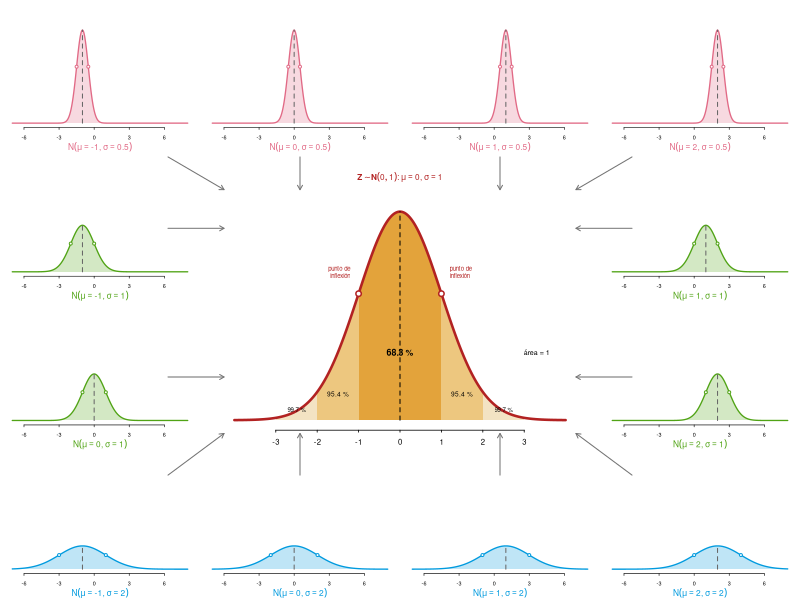

Source code (R):
# De cualquier normal N(mu, sigma) a la Z = N(0, 1): una cuadrícula 4 x 4.
# Las 12 casillas del borde son normales con distintas mu y sigma, todas en la
# misma escala (área = 1 en todas: si sigma crece, la campana se aplana);
# las 4 del centro, la Z, con sus puntos de inflexión y áreas.
# No necesita datos: es teoría
casillas <- data.frame(                            # en orden: fila 1, laterales, fila 4
  mu    = c(-1,  0,   1,   2,  -1, 1,   0, 2,  -1,  0, 1, 2),
  sigma = c(0.5, 0.5, 0.5, 0.5, 1, 1,   1, 1,   2,  2, 2, 2))
fila <- c(1, 1, 1, 1, 2, 2, 3, 3, 4, 4, 4, 4); colu <- c(1:4, 1, 4, 1, 4, 1:4)
xr <- c(-7, 8);   yr <- c(0, 0.95)                  # escala común a las 12 casillas
pal <- hcl.colors(3, "Dark 3")                      # un color por cada sigma
op <- par(no.readonly = TRUE)
layout(matrix(c(1, 2, 3, 4, 5, 13, 13, 6, 7, 13, 13, 8, 9, 10, 11, 12), 4, byrow = TRUE))
par(oma = c(0, 0, 0.4, 0), mgp = c(1, 0.1, 0), tcl = -0.15)

## Las 12 normales del borde
for (i in 1:12) {
  m <- casillas$mu[i]; s <- casillas$sigma[i]; cl <- pal[match(s, c(0.5, 1, 2))]
  par(mar = c(2.0, 0.4, 0.2, 0.4))
  x <- seq(xr[1], xr[2], length.out = 500)
  plot(x, dnorm(x, m, s), type = "n", xlim = xr, ylim = yr, bty = "n",
       xaxt = "n", yaxt = "n", xlab = "", ylab = "")
  polygon(c(x, rev(x)), c(dnorm(x, m, s), rep(0, 500)), col = adjustcolor(cl, 0.25), border = NA)
  lines(x, dnorm(x, m, s), lwd = 1.3, col = cl)
  segments(m, 0, m, dnorm(m, m, s), lty = 2, col = "grey40")
  points(m + c(-1, 1) * s, dnorm(m + c(-1, 1) * s, m, s), pch = 21, bg = "white", col = cl, cex = 0.6)
  axis(1, at = seq(-6, 6, 3), cex.axis = 0.5, lwd = 0.6)
  mtext(bquote(N(mu == .(m) * "," ~ sigma == .(s))), side = 1, line = 1.05, cex = 0.5, col = cl)
}

## El centro: la Z, como en la diapositiva de la curva normal
par(mar = c(1.6, 1.6, 0.4, 1.6))
z <- seq(-4, 4, length.out = 600)
plot(z, dnorm(z), type = "n", xlim = c(-4, 4), ylim = c(0, 0.48), bty = "n",
     xaxt = "n", yaxt = "n", xlab = "", ylab = "")
for (b in list(c(3, "#F3E3C3"), c(2, "#EDC77F"), c(1, "#E3A33B"))) {   # ±3, ±2, ±1
  k <- as.numeric(b[1]); u <- seq(-k, k, length.out = 200)
  polygon(c(u, rev(u)), c(dnorm(u), rep(0, 200)), col = b[2], border = NA)
}
lines(z, dnorm(z), lwd = 2.5, col = "firebrick")
segments(0, 0, 0, dnorm(0), lty = 2)
points(c(-1, 1), rep(dnorm(1), 2), pch = 21, bg = "white", col = "firebrick", lwd = 1.5, cex = 1.1)
text(-1.2, dnorm(1) + 0.03, "punto de\ninflexión", adj = c(1, 0), cex = 0.55, col = "firebrick")
text(1.2, dnorm(1) + 0.03, "punto de\ninflexión", adj = c(0, 0), cex = 0.55, col = "firebrick")
axis(1, at = -3:3, cex.axis = 0.7, mgp = c(1, 0.3, 0), lwd = 0.8)
text(0, 0.13, "68.3 %", font = 2, cex = 0.8)
text(c(-1.5, 1.5), 0.05, "95.4 %", cex = 0.6); text(c(-2.5, 2.5), 0.02, "99.7 %", cex = 0.55)
tz <- expression(bold(Z %~% N(0 * "," ~ 1)) * ":" ~ mu == 0 * "," ~ sigma == 1)
rect(-strwidth(tz, cex = 0.75) / 2 - 0.1, 0.44, strwidth(tz, cex = 0.75) / 2 + 0.1, 0.49,
     col = "white", border = NA)
text(0, 0.465, expression(bold(Z %~% N(0 * "," ~ 1)) * ":" ~ mu == 0 * "," ~ sigma == 1),
     cex = 0.75, col = "firebrick")                 # entre las dos flechas de arriba
text(3.3, 0.13, "área = 1", cex = 0.65)

## Flechas de cada casilla hacia la Z (coordenadas de toda la figura, 0-1)
par(fig = c(0, 1, 0, 1), mar = c(0, 0, 0, 0), new = TRUE)
plot.new(); plot.window(c(0, 1), c(0, 1), xaxs = "i", yaxs = "i")
cx <- (colu - 0.5) / 4; cy <- 1 - (fila - 0.5) / 4             # centro de cada casilla
x0 <- pmin(pmax(cx, 0.21), 0.79); y0 <- pmin(pmax(cy, 0.21), 0.745) # borde interior (bajo el título)
x1 <- pmin(pmax(cx, 0.28), 0.72); y1 <- pmin(pmax(cy, 0.28), 0.69)  # borde de la Z
arrows(x0, y0, x1, y1, length = 0.05, col = "grey45", lwd = 1)
par(op)
